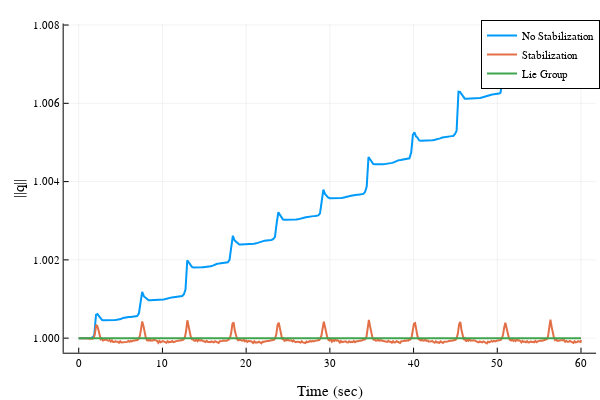

The notebook cell saved with this chart:
### Code cell
#Now let's simulate and plot the quaternion norm again

xtrajq = zeros(7,N)
xtrajq[:,1] .= x0q

for k = 1:(N-1)
    xtrajq[:,k+1] .= lie_midpoint_step_q(xtrajq[:,k], h)
end

qnorm3 = zeros(N)
for k = 1:N
    # TODO: calculate quaternion norm 
    qnorm3[k] = 100.0 
    
end

plot(sol_q.t,qnorm,label="No Stabilization",xlabel="Time (sec)",ylabel="||q||",lw=2)
plot!(sol_q2.t,qnorm2,label="Stabilization",lw=2)
plot!(thist,qnorm3,label="Lie Group",lw=2)

### Figure 1 — Plotly figure (JSON) as saved in the notebook; plotly's stock layout.template omitted (floating-point values rounded to 4 significant figures; data arrays with more than 128 entries replaced by an {"elided": "..."} marker saying what was removed)
{"data": [{"colorbar": {"title": ""}, "legendgroup": "No Stabilization", "line": {"color": "rgba(0, 154, 250, 1.000)", "dash": "solid", "shape": "linear", "width": 2}, "mode": "lines", "name": "No Stabilization", "showlegend": true, "type": "scatter", "x": {"elided": "296 float values"}, "xaxis": "x", "y": {"elided": "296 float values"}, "yaxis": "y", "zmax": null, "zmin": null}, {"colorbar": {"title": ""}, "legendgroup": "Stabilization", "line": {"color": "rgba(227, 111, 71, 1.000)", "dash": "solid", "shape": "linear", "width": 2}, "mode": "lines", "name": "Stabilization", "showlegend": true, "type": "scatter", "x": {"elided": "443 float values"}, "xaxis": "x", "y": {"elided": "443 float values"}, "yaxis": "y", "zmax": null, "zmin": null}, {"colorbar": {"title": ""}, "legendgroup": "Lie Group", "line": {"color": "rgba(62, 164, 78, 1.000)", "dash": "solid", "shape": "linear", "width": 2}, "mode": "lines", "name": "Lie Group", "showlegend": true, "type": "scatter", "x": {"elided": "601 float values"}, "xaxis": "x", "y": {"elided": "601 float values"}, "yaxis": "y", "zmax": null, "zmin": null}], "layout": {"annotations": [], "height": 400, "legend": {"bgcolor": "rgba(255, 255, 255, 1.000)", "bordercolor": "rgba(0, 0, 0, 1.000)", "borderwidth": 1, "font": {"color": "rgba(0, 0, 0, 1.000)", "family": "sans-serif", "size": 11}, "title": {"font": {"color": "rgba(0, 0, 0, 1.000)", "family": "sans-serif", "size": 15}, "text": ""}, "tracegroupgap": 0, "traceorder": "normal", "x": 1, "xanchor": "auto", "y": 1, "yanchor": "auto"}, "margin": {"b": 20, "l": 0, "r": 0, "t": 20}, "paper_bgcolor": "rgba(255, 255, 255, 1.000)", "plot_bgcolor": "rgba(255, 255, 255, 1.000)", "showlegend": true, "width": 600, "xaxis": {"anchor": "y", "domain": [0.1061, 0.9934], "gridcolor": "rgba(0, 0, 0, 0.100)", "gridwidth": 0.5, "linecolor": "rgba(0, 0, 0, 1.000)", "mirror": false, "range": [-1.8, 61.8], "showgrid": true, "showline": true, "showticklabels": true, "tickangle": 0, "tickcolor": "rgb(0, 0, 0)", "tickfont": {"color": "rgba(0, 0, 0, 1.000)", "family": "sans-serif", "size": 11}, "tickmode": "array", "ticks": "inside", "ticktext": ["0", "10", "20", "30", "40", "50", "60"], "tickvals": [0, 10, 20, 30, 40, 50, 60], "title": "Time (sec)", "titlefont": {"color": "rgba(0, 0, 0, 1.000)", "family": "sans-serif", "size": 15}, "type": "-", "visible": true, "zeroline": false, "zerolinecolor": "rgba(0, 0, 0, 1.000)"}, "yaxis": {"anchor": "x", "domain": [0.07581, 0.9902], "gridcolor": "rgba(0, 0, 0, 0.100)", "gridwidth": 0.5, "linecolor": "rgba(0, 0, 0, 1.000)", "mirror": false, "range": [0.9996, 1.008], "showgrid": true, "showline": true, "showticklabels": true, "tickangle": 0, "tickcolor": "rgb(0, 0, 0)", "tickfont": {"color": "rgba(0, 0, 0, 1.000)", "family": "sans-serif", "size": 11}, "tickmode": "array", "ticks": "inside", "ticktext": ["1.000", "1.002", "1.004", "1.006", "1.008"], "tickvals": [1, 1.002, 1.004, 1.006, 1.008], "title": "||q||", "titlefont": {"color": "rgba(0, 0, 0, 1.000)", "family": "sans-serif", "size": 15}, "type": "-", "visible": true, "zeroline": false, "zerolinecolor": "rgba(0, 0, 0, 1.000)"}}}
